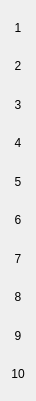
   <widget class="QWidget" name="layoutWidget_2">
    <property name="geometry">
     <rect>
      <x>640</x>
      <y>160</y>
      <width>20</width>
      <height>401</height>
     </rect>
    </property>
    <layout class="QVBoxLayout" name="numbers_enemy_field">
     <item>
      <widget class="QLabel" name="label_32">
       <property name="text">
        <string>1</string>
       </property>
       <property name="alignment">
        <set>Qt::AlignCenter</set>
       </property>
      </widget>
     </item>
     <item>
      <widget class="QLabel" name="label_33">
       <property name="text">
        <string>2</string>
       </property>
       <property name="alignment">
        <set>Qt::AlignCenter</set>
       </property>
      </widget>
     </item>
     <item>
      <widget class="QLabel" name="label_34">
       <property name="text">
        <string>3</string>
       </property>
       <property name="alignment">
        <set>Qt::AlignCenter</set>
       </property>
      </widget>
     </item>
     <item>
      <widget class="QLabel" name="label_35">
       <property name="text">
        <string>4</string>
       </property>
       <property name="alignment">
        <set>Qt::AlignCenter</set>
       </property>
      </widget>
     </item>
     <item>
      <widget class="QLabel" name="label_36">
       <property name="text">
        <string>5</string>
       </property>
       <property name="alignment">
        <set>Qt::AlignCenter</set>
       </property>
      </widget>
     </item>
     <item>
      <widget class="QLabel" name="label_37">
       <property name="text">
        <string>6</string>
       </property>
       <property name="alignment">
        <set>Qt::AlignCenter</set>
       </property>
      </widget>
     </item>
     <item>
      <widget class="QLabel" name="label_38">
       <property name="text">
        <string>7</string>
       </property>
       <property name="alignment">
        <set>Qt::AlignCenter</set>
       </property>
      </widget>
     </item>
     <item>
      <widget class="QLabel" name="label_39">
       <property name="text">
        <string>8</string>
       </property>
       <property name="alignment">
        <set>Qt::AlignCenter</set>
       </property>
      </widget>
     </item>
     <item>
      <widget class="QLabel" name="label_40">
       <property name="text">
        <string>9</string>
       </property>
       <property name="alignment">
        <set>Qt::AlignCenter</set>
       </property>
      </widget>
     </item>
     <item>
      <widget class="QLabel" name="label_41">
       <property name="text">
        <string>10</string>
       </property>
       <property name="alignment">
        <set>Qt::AlignCenter</set>
       </property>
      </widget>
     </item>
    </layout>
   </widget>
